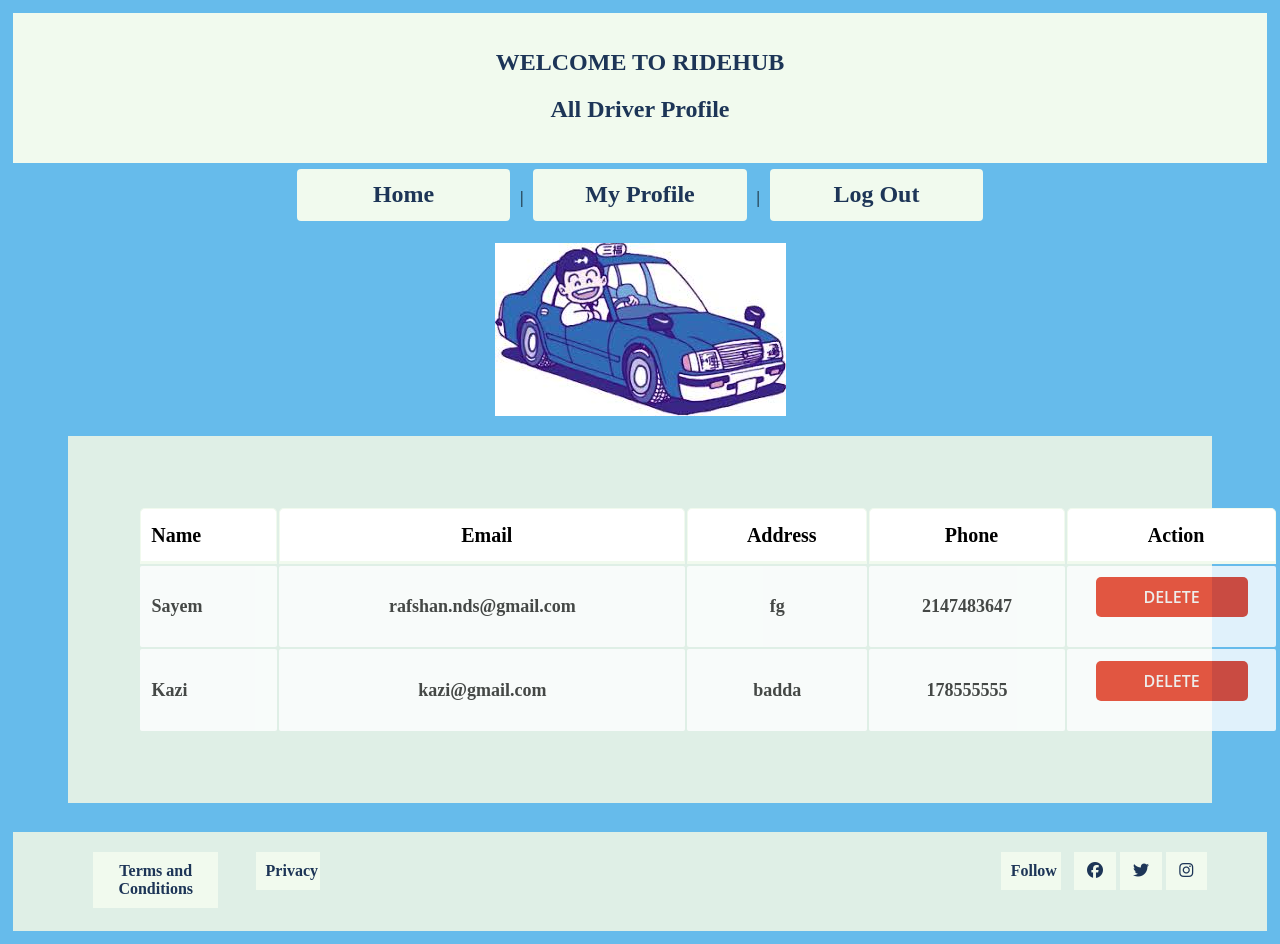
The page /View/AllDriver.php (signed in) on the database as committed earlier.
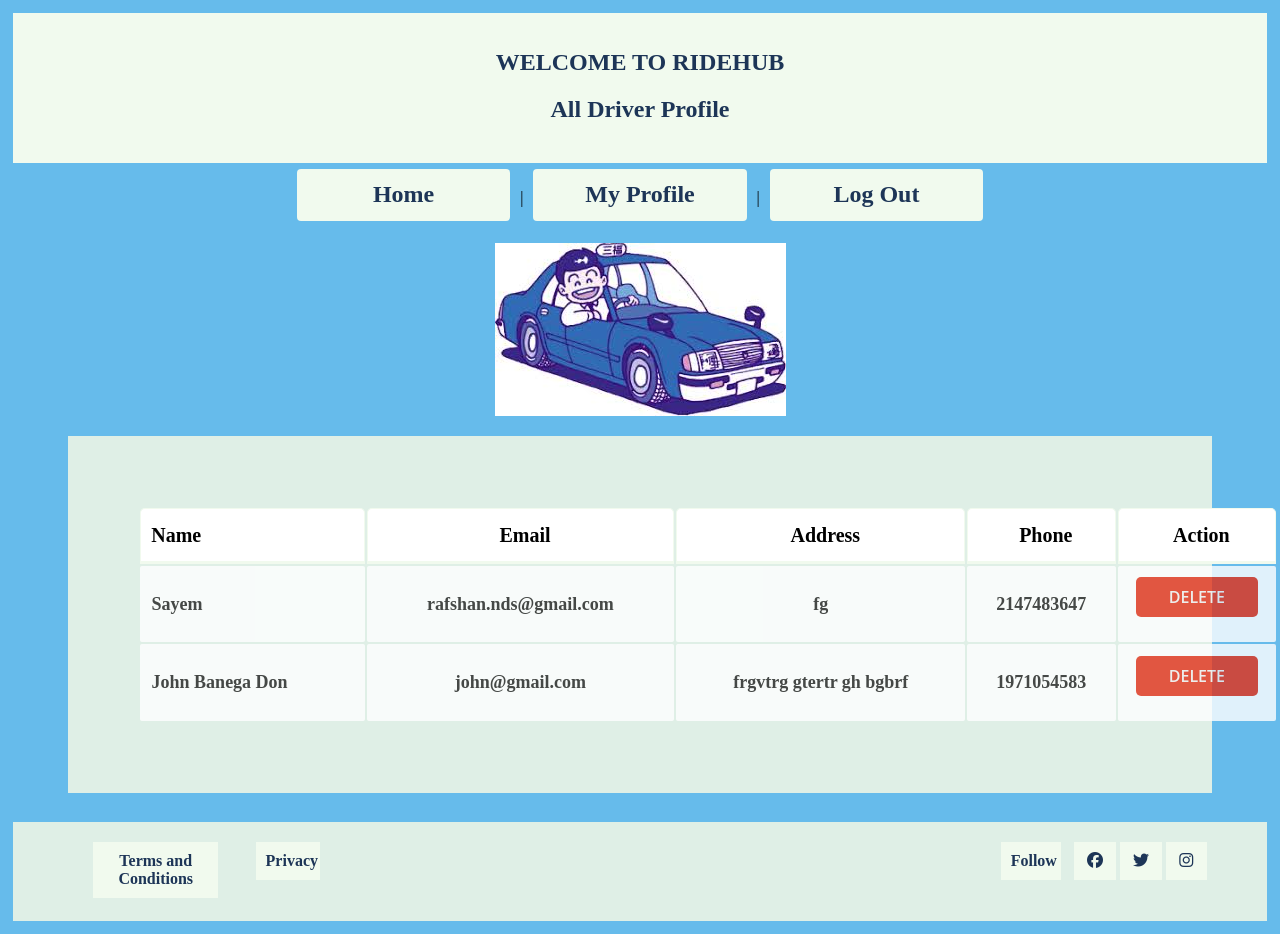
The same page on the database as committed later.
### tables this page shows
CREATE TABLE `driver` (
  `driver_id` int(11) NOT NULL,
  `name` varchar(128) DEFAULT NULL,
  `email` varchar(128) DEFAULT NULL,
  `password` varchar(128) DEFAULT NULL,
  `type` varchar(128) DEFAULT NULL,
  `phone` int(11) DEFAULT NULL,
  `birthday` varchar(128) DEFAULT NULL,
  `address` varchar(128) DEFAULT NULL,
  `drivinglicense` varchar(128) DEFAULT NULL,
  `availability` varchar(255) DEFAULT NULL
);

### View/AllDriver.php (the view, shortened to what this page needs)
<!DOCTYPE html>
<html lang="en">
<head>
    <link rel="stylesheet" href="../css/mycss.css">
</head>
<body>
    <div class="header">
        <h1>Welcome To RideHub</h1>
        <h2>All Driver Profile</h2>
    </div>
    <nav>
        <a href="AdminHome.php">Home</a> |
        <a href="AdminProfile.php">My Profile</a> |
        <a href="logout.php">Log Out</a>
    </nav>
    <p> <img src="Pictures/driver1.jpg" alt="Home">
    </p>
    <section class="pad-70 right">
        <div class="container">
            <?php
            $connection = new db();
            $conobj = $connection->OpenCon();
            $userQuery = $connection->Show($conobj, "driver");
            if ($userQuery->num_rows > 0) {
                echo "<table><tr><th>Name</th><th>Email</th><th>Address</th><th>Phone</th><th>Action</th></tr>";
                while ($row = $userQuery->fetch_assoc()) {
                    echo "<tr><td>" . $row["name"] . "</td><td>" . $row["email"] . "</td><td>" . $row["address"] . "</td><td>" . $row["phone"] . "</td><td>" .
                    '<a class="btn btn-sm btn-danger" href="DeleteDriver.php?driver_id=' . $row["driver_id"] . '">Delete</a>' . "</td></tr>";
                }
                echo "</table>";
            } else {
                echo "0 results";
            }
            ?>
        </div>
    </section>
    <footer>
        <div class="container footer-wrap">
            <div class="footer-left">
                <ul class="footer-menu">
                    <li><a href="">Terms and Conditions</a></li>
                    <li><a href="">Privacy</a></li>
                </ul>
            </div>
            <div class="footer-right">
                <ul class="footer-menu">
                    <li><a href="">Follow</a></li>
                    <li><a href=""><i class="fab fa-facebook"></i></a></li>
                    <li><a href=""><i class="fab fa-twitter"></i></a></li>
                    <li><a href=""><i class="fab fa-instagram"></i></a></li>
                </ul>
            </div>
        </div>
    </footer>
</body>
</html>

Rows that differ between the two databases and show on the page:
removed driver: name "Kazi", email "kazi@gmail.com", address "badda", phone "178555555"
added driver: name "John Banega Don", email "john@gmail.com", address "frgvtrg gtertr gh bgbrf", phone "1971054583"
